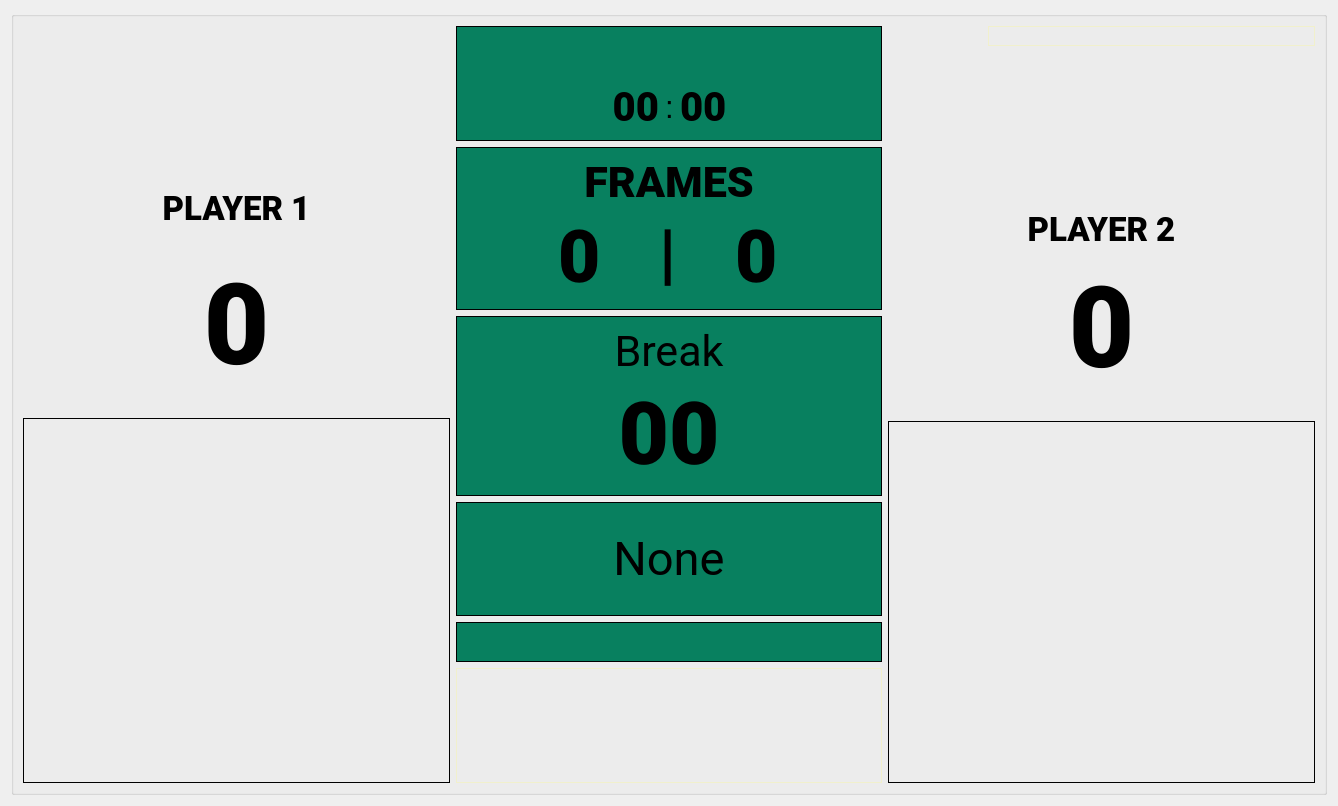
<?xml version="1.0" encoding="UTF-8"?>
<ui version="4.0">
 <class>SnookerScoring</class>
 <widget class="QWidget" name="SnookerScoring">
  <property name="geometry">
   <rect>
    <x>0</x>
    <y>0</y>
    <width>1338</width>
    <height>806</height>
   </rect>
  </property>
  <property name="sizePolicy">
   <sizepolicy hsizetype="Fixed" vsizetype="Preferred">
    <horstretch>0</horstretch>
    <verstretch>0</verstretch>
   </sizepolicy>
  </property>
  <property name="sizeIncrement">
   <size>
    <width>0</width>
    <height>0</height>
   </size>
  </property>
  <property name="windowTitle">
   <string>Form</string>
  </property>
  <layout class="QHBoxLayout" name="horizontalLayout">
   <item>
    <widget class="QGroupBox" name="groupBox">
     <property name="title">
      <string/>
     </property>
     <layout class="QHBoxLayout" name="horizontalLayout_2">
      <item>
       <layout class="QVBoxLayout" name="layoutPlayer1">
        <item>
         <layout class="QVBoxLayout" name="verticalLayout_2">
          <item>
           <widget class="QLabel" name="label">
            <property name="sizePolicy">
             <sizepolicy hsizetype="Fixed" vsizetype="Fixed">
              <horstretch>0</horstretch>
              <verstretch>0</verstretch>
             </sizepolicy>
            </property>
            <property name="text">
             <string/>
            </property>
            <property name="pixmap">
             <pixmap resource="ressource.qrc">:/main/pics/logosnooker.png</pixmap>
            </property>
           </widget>
          </item>
         </layout>
        </item>
        <item>
         <layout class="QVBoxLayout" name="verticalLayout">
          <item>
           <spacer name="verticalSpacer">
            <property name="orientation">
             <enum>Qt::Vertical</enum>
            </property>
            <property name="sizeType">
             <enum>QSizePolicy::Fixed</enum>
            </property>
            <property name="sizeHint" stdset="0">
             <size>
              <width>20</width>
              <height>25</height>
             </size>
            </property>
           </spacer>
          </item>
          <item>
           <widget class="QLabel" name="labelPlayer1">
            <property name="text">
             <string/>
            </property>
            <property name="pixmap">
             <pixmap resource="ressource.qrc">:/main/pics/player1Baguette.png</pixmap>
            </property>
            <property name="alignment">
             <set>Qt::AlignCenter</set>
            </property>
           </widget>
          </item>
          <item>
           <widget class="QLabel" name="labelNomJoueur1">
            <property name="font">
             <font>
              <family>Roboto Black</family>
              <pointsize>25</pointsize>
             </font>
            </property>
            <property name="text">
             <string>PLAYER 1</string>
            </property>
            <property name="alignment">
             <set>Qt::AlignCenter</set>
            </property>
           </widget>
          </item>
          <item>
           <widget class="QLabel" name="labelScorePlayer1">
            <property name="font">
             <font>
              <family>Roboto Black</family>
              <pointsize>85</pointsize>
              <weight>75</weight>
              <bold>true</bold>
             </font>
            </property>
            <property name="text">
             <string>0</string>
            </property>
            <property name="alignment">
             <set>Qt::AlignCenter</set>
            </property>
           </widget>
          </item>
          <item>
           <spacer name="horizontalSpacer_5">
            <property name="orientation">
             <enum>Qt::Horizontal</enum>
            </property>
            <property name="sizeType">
             <enum>QSizePolicy::Fixed</enum>
            </property>
            <property name="sizeHint" stdset="0">
             <size>
              <width>300</width>
              <height>20</height>
             </size>
            </property>
           </spacer>
          </item>
         </layout>
        </item>
        <item>
         <layout class="QVBoxLayout" name="verticalLayout_3">
          <item>
           <widget class="QGroupBox" name="groupBox_3">
            <property name="sizePolicy">
             <sizepolicy hsizetype="Minimum" vsizetype="Preferred">
              <horstretch>0</horstretch>
              <verstretch>0</verstretch>
             </sizepolicy>
            </property>
            <property name="styleSheet">
             <string notr="true">QGroupBox { 
     border: 1px solid #000000;
 }</string>
            </property>
            <property name="title">
             <string/>
            </property>
            <layout class="QVBoxLayout" name="verticalLayout_9">
             <item>
              <layout class="QGridLayout" name="gridLayoutBillePlayer1"/>
             </item>
            </layout>
           </widget>
          </item>
         </layout>
        </item>
       </layout>
      </item>
      <item>
       <layout class="QVBoxLayout" name="layoutParam">
        <item>
         <layout class="QVBoxLayout" name="verticalLayout_8">
          <item>
           <widget class="QGroupBox" name="groupBox_5">
            <property name="sizePolicy">
             <sizepolicy hsizetype="Preferred" vsizetype="Minimum">
              <horstretch>0</horstretch>
              <verstretch>0</verstretch>
             </sizepolicy>
            </property>
            <property name="styleSheet">
             <string notr="true">QGroupBox { 
     border: 1px solid #000000;
     background:#08805f;
 }</string>
            </property>
            <property name="title">
             <string/>
            </property>
            <layout class="QVBoxLayout" name="verticalLayout_15">
             <item>
              <widget class="QLabel" name="label_6">
               <property name="text">
                <string/>
               </property>
               <property name="pixmap">
                <pixmap resource="ressource.qrc">:/main/pics/timer.png</pixmap>
               </property>
               <property name="alignment">
                <set>Qt::AlignCenter</set>
               </property>
              </widget>
             </item>
             <item>
              <layout class="QHBoxLayout" name="horizontalLayout_7">
               <item>
                <layout class="QHBoxLayout" name="horizontalLayout_8"/>
               </item>
               <item>
                <layout class="QHBoxLayout" name="horizontalLayout_9">
                 <item>
                  <spacer name="horizontalSpacer_2">
                   <property name="orientation">
                    <enum>Qt::Horizontal</enum>
                   </property>
                   <property name="sizeType">
                    <enum>QSizePolicy::Fixed</enum>
                   </property>
                   <property name="sizeHint" stdset="0">
                    <size>
                     <width>40</width>
                     <height>20</height>
                    </size>
                   </property>
                  </spacer>
                 </item>
                 <item>
                  <widget class="QLabel" name="labelMinute">
                   <property name="font">
                    <font>
                     <family>Roboto Black</family>
                     <pointsize>30</pointsize>
                    </font>
                   </property>
                   <property name="text">
                    <string>00</string>
                   </property>
                   <property name="alignment">
                    <set>Qt::AlignRight|Qt::AlignTrailing|Qt::AlignVCenter</set>
                   </property>
                  </widget>
                 </item>
                 <item>
                  <widget class="QLabel" name="label_7">
                   <property name="sizePolicy">
                    <sizepolicy hsizetype="Fixed" vsizetype="Fixed">
                     <horstretch>0</horstretch>
                     <verstretch>0</verstretch>
                    </sizepolicy>
                   </property>
                   <property name="font">
                    <font>
                     <pointsize>23</pointsize>
                    </font>
                   </property>
                   <property name="text">
                    <string>:</string>
                   </property>
                  </widget>
                 </item>
                 <item>
                  <widget class="QLabel" name="labelSeconde">
                   <property name="enabled">
                    <bool>true</bool>
                   </property>
                   <property name="font">
                    <font>
                     <family>Roboto Black</family>
                     <pointsize>30</pointsize>
                    </font>
                   </property>
                   <property name="text">
                    <string>00</string>
                   </property>
                   <property name="alignment">
                    <set>Qt::AlignLeading|Qt::AlignLeft|Qt::AlignVCenter</set>
                   </property>
                  </widget>
                 </item>
                 <item>
                  <spacer name="horizontalSpacer_3">
                   <property name="orientation">
                    <enum>Qt::Horizontal</enum>
                   </property>
                   <property name="sizeType">
                    <enum>QSizePolicy::Fixed</enum>
                   </property>
                   <property name="sizeHint" stdset="0">
                    <size>
                     <width>40</width>
                     <height>20</height>
                    </size>
                   </property>
                  </spacer>
                 </item>
                </layout>
               </item>
               <item>
                <layout class="QHBoxLayout" name="horizontalLayout_10"/>
               </item>
              </layout>
             </item>
            </layout>
           </widget>
          </item>
         </layout>
        </item>
        <item>
         <layout class="QVBoxLayout" name="verticalLayout_11">
          <item>
           <widget class="QGroupBox" name="groupBox_6">
            <property name="sizePolicy">
             <sizepolicy hsizetype="Preferred" vsizetype="Minimum">
              <horstretch>0</horstretch>
              <verstretch>0</verstretch>
             </sizepolicy>
            </property>
            <property name="styleSheet">
             <string notr="true">QGroupBox { 
     border: 1px solid #000000;
     background:#08805f;
 }</string>
            </property>
            <property name="title">
             <string/>
            </property>
            <layout class="QVBoxLayout" name="verticalLayout_16">
             <item>
              <widget class="QLabel" name="label_8">
               <property name="sizePolicy">
                <sizepolicy hsizetype="Minimum" vsizetype="Fixed">
                 <horstretch>0</horstretch>
                 <verstretch>0</verstretch>
                </sizepolicy>
               </property>
               <property name="font">
                <font>
                 <family>Roboto Black</family>
                 <pointsize>32</pointsize>
                 <weight>50</weight>
                 <bold>false</bold>
                </font>
               </property>
               <property name="text">
                <string>FRAMES</string>
               </property>
               <property name="alignment">
                <set>Qt::AlignCenter</set>
               </property>
              </widget>
             </item>
             <item>
              <layout class="QHBoxLayout" name="layoutFrames">
               <item>
                <layout class="QVBoxLayout" name="layoutRes1"/>
               </item>
               <item>
                <spacer name="horizontalSpacer_6">
                 <property name="orientation">
                  <enum>Qt::Horizontal</enum>
                 </property>
                 <property name="sizeType">
                  <enum>QSizePolicy::Fixed</enum>
                 </property>
                 <property name="sizeHint" stdset="0">
                  <size>
                   <width>40</width>
                   <height>20</height>
                  </size>
                 </property>
                </spacer>
               </item>
               <item>
                <widget class="QLabel" name="labelFramesPlayer1">
                 <property name="sizePolicy">
                  <sizepolicy hsizetype="Fixed" vsizetype="Preferred">
                   <horstretch>0</horstretch>
                   <verstretch>0</verstretch>
                  </sizepolicy>
                 </property>
                 <property name="font">
                  <font>
                   <family>Roboto Black</family>
                   <pointsize>55</pointsize>
                  </font>
                 </property>
                 <property name="text">
                  <string>0</string>
                 </property>
                </widget>
               </item>
               <item>
                <widget class="QLabel" name="label_10">
                 <property name="sizePolicy">
                  <sizepolicy hsizetype="Fixed" vsizetype="Preferred">
                   <horstretch>0</horstretch>
                   <verstretch>0</verstretch>
                  </sizepolicy>
                 </property>
                 <property name="font">
                  <font>
                   <family>Roboto Black</family>
                   <pointsize>50</pointsize>
                   <weight>50</weight>
                   <bold>false</bold>
                  </font>
                 </property>
                 <property name="text">
                  <string>|</string>
                 </property>
                 <property name="alignment">
                  <set>Qt::AlignLeading|Qt::AlignLeft|Qt::AlignTop</set>
                 </property>
                </widget>
               </item>
               <item>
                <widget class="QLabel" name="labelFramesPlayer2">
                 <property name="sizePolicy">
                  <sizepolicy hsizetype="Fixed" vsizetype="Preferred">
                   <horstretch>0</horstretch>
                   <verstretch>0</verstretch>
                  </sizepolicy>
                 </property>
                 <property name="font">
                  <font>
                   <family>Roboto Black</family>
                   <pointsize>55</pointsize>
                  </font>
                 </property>
                 <property name="text">
                  <string>0</string>
                 </property>
                </widget>
               </item>
               <item>
                <spacer name="horizontalSpacer_7">
                 <property name="orientation">
                  <enum>Qt::Horizontal</enum>
                 </property>
                 <property name="sizeType">
                  <enum>QSizePolicy::Fixed</enum>
                 </property>
                 <property name="sizeHint" stdset="0">
                  <size>
                   <width>40</width>
                   <height>20</height>
                  </size>
                 </property>
                </spacer>
               </item>
               <item>
                <layout class="QVBoxLayout" name="layoutRes2"/>
               </item>
              </layout>
             </item>
            </layout>
           </widget>
          </item>
         </layout>
        </item>
        <item>
         <layout class="QHBoxLayout" name="horizontalLayout_12">
          <item>
           <widget class="QGroupBox" name="groupBox_7">
            <property name="sizePolicy">
             <sizepolicy hsizetype="Minimum" vsizetype="Minimum">
              <horstretch>0</horstretch>
              <verstretch>0</verstretch>
             </sizepolicy>
            </property>
            <property name="styleSheet">
             <string notr="true">QGroupBox { 
     border: 1px solid #000000;
     background:#08805f;
 }</string>
            </property>
            <property name="title">
             <string/>
            </property>
            <layout class="QVBoxLayout" name="verticalLayout_4">
             <item>
              <widget class="QLabel" name="label_12">
               <property name="sizePolicy">
                <sizepolicy hsizetype="Preferred" vsizetype="Minimum">
                 <horstretch>0</horstretch>
                 <verstretch>0</verstretch>
                </sizepolicy>
               </property>
               <property name="font">
                <font>
                 <family>Roboto</family>
                 <pointsize>32</pointsize>
                </font>
               </property>
               <property name="text">
                <string>Break</string>
               </property>
               <property name="alignment">
                <set>Qt::AlignCenter</set>
               </property>
              </widget>
             </item>
             <item>
              <layout class="QHBoxLayout" name="horizontalLayout_13">
               <item>
                <layout class="QVBoxLayout" name="verticalLayout_20">
                 <item>
                  <widget class="QGroupBox" name="groupBox_13">
                   <property name="styleSheet">
                    <string notr="true">QGroupBox { 
     border: 1px solid #08805f;
 }</string>
                   </property>
                   <property name="title">
                    <string/>
                   </property>
                   <layout class="QVBoxLayout" name="verticalLayout_24">
                    <item>
                     <widget class="QLabel" name="labelFlechePlayer1">
                      <property name="sizePolicy">
                       <sizepolicy hsizetype="Minimum" vsizetype="Preferred">
                        <horstretch>0</horstretch>
                        <verstretch>0</verstretch>
                       </sizepolicy>
                      </property>
                      <property name="text">
                       <string/>
                      </property>
                      <property name="pixmap">
                       <pixmap resource="ressource.qrc">:/main/pics/fleche-gauche.png</pixmap>
                      </property>
                      <property name="alignment">
                       <set>Qt::AlignRight|Qt::AlignTrailing|Qt::AlignVCenter</set>
                      </property>
                     </widget>
                    </item>
                   </layout>
                  </widget>
                 </item>
                </layout>
               </item>
               <item>
                <widget class="QLabel" name="labelScoreBreak">
                 <property name="sizePolicy">
                  <sizepolicy hsizetype="Preferred" vsizetype="Minimum">
                   <horstretch>0</horstretch>
                   <verstretch>0</verstretch>
                  </sizepolicy>
                 </property>
                 <property name="font">
                  <font>
                   <family>Roboto Black</family>
                   <pointsize>65</pointsize>
                  </font>
                 </property>
                 <property name="styleSheet">
                  <string notr="true"/>
                 </property>
                 <property name="text">
                  <string>00</string>
                 </property>
                 <property name="alignment">
                  <set>Qt::AlignCenter</set>
                 </property>
                </widget>
               </item>
               <item>
                <layout class="QVBoxLayout" name="verticalLayout_13">
                 <item>
                  <widget class="QGroupBox" name="groupBox_14">
                   <property name="font">
                    <font>
                     <family>MS Shell Dlg 2</family>
                    </font>
                   </property>
                   <property name="styleSheet">
                    <string notr="true">QGroupBox { 
     border: 1px solid #08805f;
 }</string>
                   </property>
                   <property name="title">
                    <string/>
                   </property>
                   <layout class="QVBoxLayout" name="verticalLayout_23">
                    <item>
                     <widget class="QLabel" name="labelFlechePlayer2">
                      <property name="sizePolicy">
                       <sizepolicy hsizetype="Minimum" vsizetype="Preferred">
                        <horstretch>0</horstretch>
                        <verstretch>0</verstretch>
                       </sizepolicy>
                      </property>
                      <property name="text">
                       <string/>
                      </property>
                      <property name="pixmap">
                       <pixmap resource="ressource.qrc">:/main/pics/fleche-droite.png</pixmap>
                      </property>
                      <property name="alignment">
                       <set>Qt::AlignLeading|Qt::AlignLeft|Qt::AlignVCenter</set>
                      </property>
                     </widget>
                    </item>
                   </layout>
                  </widget>
                 </item>
                </layout>
               </item>
              </layout>
             </item>
            </layout>
           </widget>
          </item>
         </layout>
        </item>
        <item>
         <layout class="QHBoxLayout" name="horizontalLayout_6">
          <item>
           <widget class="QGroupBox" name="groupBox_9">
            <property name="sizePolicy">
             <sizepolicy hsizetype="Minimum" vsizetype="Minimum">
              <horstretch>0</horstretch>
              <verstretch>0</verstretch>
             </sizepolicy>
            </property>
            <property name="styleSheet">
             <string notr="true">QGroupBox { 
     border: 1px solid #000000;
     background:#08805f;
 }</string>
            </property>
            <property name="title">
             <string/>
            </property>
            <layout class="QVBoxLayout" name="verticalLayout_5">
             <item>
              <widget class="QLabel" name="labelFault">
               <property name="sizePolicy">
                <sizepolicy hsizetype="Preferred" vsizetype="Minimum">
                 <horstretch>0</horstretch>
                 <verstretch>0</verstretch>
                </sizepolicy>
               </property>
               <property name="font">
                <font>
                 <family>Roboto</family>
                 <pointsize>35</pointsize>
                </font>
               </property>
               <property name="text">
                <string>None</string>
               </property>
               <property name="alignment">
                <set>Qt::AlignCenter</set>
               </property>
              </widget>
             </item>
            </layout>
           </widget>
          </item>
         </layout>
        </item>
        <item>
         <layout class="QHBoxLayout" name="horizontalLayout_5">
          <item>
           <widget class="QGroupBox" name="groupBox_8">
            <property name="sizePolicy">
             <sizepolicy hsizetype="Preferred" vsizetype="Fixed">
              <horstretch>0</horstretch>
              <verstretch>0</verstretch>
             </sizepolicy>
            </property>
            <property name="styleSheet">
             <string notr="true">QGroupBox { 
     border: 1px solid #000000;
     background:#08805f;
 }</string>
            </property>
            <property name="title">
             <string/>
            </property>
            <layout class="QHBoxLayout" name="horizontalLayout_3">
             <item>
              <widget class="QGroupBox" name="groupBox_11">
               <property name="sizePolicy">
                <sizepolicy hsizetype="Minimum" vsizetype="Minimum">
                 <horstretch>0</horstretch>
                 <verstretch>0</verstretch>
                </sizepolicy>
               </property>
               <property name="styleSheet">
                <string notr="true">QGroupBox { 
     border: 1px solid #08805f;
 }</string>
               </property>
               <property name="title">
                <string/>
               </property>
               <layout class="QVBoxLayout" name="verticalLayout_17">
                <item>
                 <layout class="QVBoxLayout" name="layoutBoutonMemory"/>
                </item>
               </layout>
              </widget>
             </item>
             <item>
              <widget class="QGroupBox" name="groupBox_12">
               <property name="sizePolicy">
                <sizepolicy hsizetype="Minimum" vsizetype="Minimum">
                 <horstretch>0</horstretch>
                 <verstretch>0</verstretch>
                </sizepolicy>
               </property>
               <property name="styleSheet">
                <string notr="true">QGroupBox { 
     border: 1px solid #08805f;
 }</string>
               </property>
               <property name="title">
                <string/>
               </property>
               <layout class="QVBoxLayout" name="verticalLayout_18">
                <item>
                 <layout class="QVBoxLayout" name="layoutBoutonCount"/>
                </item>
               </layout>
              </widget>
             </item>
            </layout>
           </widget>
          </item>
         </layout>
        </item>
        <item>
         <layout class="QHBoxLayout" name="horizontalLayout_11">
          <item>
           <widget class="QGroupBox" name="groupBox_10">
            <property name="styleSheet">
             <string notr="true">QGroupBox { 
     border: 1px solid #F1F0CC;
 }</string>
            </property>
            <property name="title">
             <string/>
            </property>
            <layout class="QVBoxLayout" name="verticalLayout_19">
             <item>
              <layout class="QGridLayout" name="gridLayout"/>
             </item>
            </layout>
           </widget>
          </item>
         </layout>
        </item>
       </layout>
      </item>
      <item>
       <layout class="QVBoxLayout" name="layoutPlayer2">
        <item>
         <layout class="QHBoxLayout" name="horizontalLayout_4">
          <item>
           <layout class="QVBoxLayout" name="verticalLayout_10">
            <item>
             <spacer name="horizontalSpacer">
              <property name="orientation">
               <enum>Qt::Horizontal</enum>
              </property>
              <property name="sizeType">
               <enum>QSizePolicy::Fixed</enum>
              </property>
              <property name="sizeHint" stdset="0">
               <size>
                <width>100</width>
                <height>20</height>
               </size>
              </property>
             </spacer>
            </item>
           </layout>
          </item>
          <item>
           <layout class="QVBoxLayout" name="verticalLayout_12">
            <item>
             <widget class="QGroupBox" name="groupBox_2">
              <property name="sizePolicy">
               <sizepolicy hsizetype="Preferred" vsizetype="Fixed">
                <horstretch>0</horstretch>
                <verstretch>0</verstretch>
               </sizepolicy>
              </property>
              <property name="styleSheet">
               <string notr="true">QGroupBox { 
     border: 1px solid #F1F0CC;
 }</string>
              </property>
              <property name="title">
               <string/>
              </property>
              <layout class="QVBoxLayout" name="verticalLayout_14">
               <item>
                <layout class="QVBoxLayout" name="layoutBoutonFin"/>
               </item>
              </layout>
             </widget>
            </item>
           </layout>
          </item>
         </layout>
        </item>
        <item>
         <layout class="QVBoxLayout" name="verticalLayout_6">
          <item>
           <spacer name="verticalSpacer_2">
            <property name="orientation">
             <enum>Qt::Vertical</enum>
            </property>
            <property name="sizeType">
             <enum>QSizePolicy::Fixed</enum>
            </property>
            <property name="sizeHint" stdset="0">
             <size>
              <width>20</width>
              <height>91</height>
             </size>
            </property>
           </spacer>
          </item>
          <item>
           <widget class="QLabel" name="labelPlayer2">
            <property name="text">
             <string/>
            </property>
            <property name="pixmap">
             <pixmap resource="ressource.qrc">:/main/pics/player2.png</pixmap>
            </property>
            <property name="alignment">
             <set>Qt::AlignCenter</set>
            </property>
           </widget>
          </item>
          <item>
           <widget class="QLabel" name="labelNomJoueur2">
            <property name="font">
             <font>
              <family>Roboto Black</family>
              <pointsize>25</pointsize>
             </font>
            </property>
            <property name="text">
             <string>PLAYER 2</string>
            </property>
            <property name="alignment">
             <set>Qt::AlignCenter</set>
            </property>
           </widget>
          </item>
          <item>
           <widget class="QLabel" name="labelScorePlayer2">
            <property name="font">
             <font>
              <family>Roboto Black</family>
              <pointsize>85</pointsize>
              <weight>75</weight>
              <bold>true</bold>
             </font>
            </property>
            <property name="text">
             <string>0</string>
            </property>
            <property name="alignment">
             <set>Qt::AlignCenter</set>
            </property>
           </widget>
          </item>
          <item>
           <spacer name="horizontalSpacer_4">
            <property name="orientation">
             <enum>Qt::Horizontal</enum>
            </property>
            <property name="sizeType">
             <enum>QSizePolicy::Fixed</enum>
            </property>
            <property name="sizeHint" stdset="0">
             <size>
              <width>300</width>
              <height>20</height>
             </size>
            </property>
           </spacer>
          </item>
         </layout>
        </item>
        <item>
         <layout class="QVBoxLayout" name="verticalLayout_7">
          <item>
           <widget class="QGroupBox" name="groupBox_4">
            <property name="sizePolicy">
             <sizepolicy hsizetype="Minimum" vsizetype="Preferred">
              <horstretch>0</horstretch>
              <verstretch>0</verstretch>
             </sizepolicy>
            </property>
            <property name="styleSheet">
             <string notr="true">QGroupBox { 
     border: 1px solid #000000;
 }</string>
            </property>
            <property name="title">
             <string/>
            </property>
            <layout class="QVBoxLayout" name="verticalLayout_22">
             <item>
              <layout class="QGridLayout" name="gridLayoutBillePlayer2"/>
             </item>
            </layout>
           </widget>
          </item>
         </layout>
        </item>
       </layout>
      </item>
     </layout>
    </widget>
   </item>
  </layout>
 </widget>
 <resources>
  <include location="ressource.qrc"/>
 </resources>
 <connections/>
</ui>
